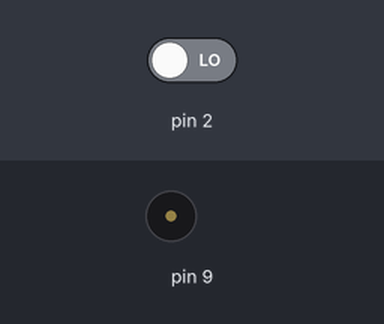
Recording of a sketch running on a simulated Arduino Uno, built with avr-gcc and run on an emulated ATmega328P. Shown: buzzer (waves = sounding). The inputs (shaded band) are chosen by the test bench; at power-on: pin 2 LOW. Sleep ends after the set time or at an interrupt; random numbers use the default seed unless the sketch sets one.

Above: at 1.2 s.
1.3 s: pin 2 driven HIGH
At 1.6 s:
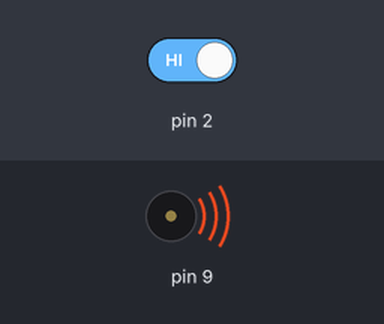
4.3 s: pin 2 driven LOW
At 9.0 s:
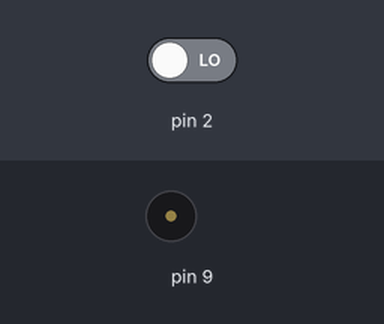
Timing chart, 0 to 10.5 s (numbered marks = the images above; inputs shaded):
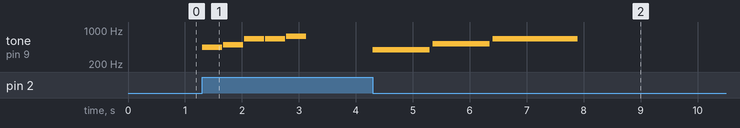

Measured:
- after the input at 1.3 s, tone on pin 9: plays 440 Hz for 0.35 s, 493 Hz for 0.35 s, 659 Hz for 0.35 s, 659 Hz for 0.35 s, 739 Hz for 0.35 s, starting at once
- after the input at 4.3 s, tone on pin 9: plays 392 Hz for 1.0 s, 523 Hz for 1.0 s, 659 Hz for 1.5 s, starting at once

The sketch:

Canciones.ino
```cpp
//Librerías
//-----------------------------------------------------------------------------------
#include "math.h"
#include "canciones.h"
#include <avr/sleep.h>

//Variables
//-----------------------------------------------------------------------------------
int numero;            //Inicializa número aleatorio
bool ban = false;      //bandera auxiliar de push button (inicializar en false)
int pin_inter = 0;     //Pin de interrupción del push button - 0 == INT0 *** 1 == INT1

//Setup
//-----------------------------------------------------------------------------------
void setup() {
  randomSeed(analogRead(0));
  attachInterrupt(pin_inter, canciones_inter_ban, HIGH);
}

//Loop principal
//-----------------------------------------------------------------------------------
//-----------------------------------------------------------------------------------
void loop()
{
  //Si ban es verdadero toca una canción
  if(ban == true)
  {
    numero = random(10);
    play(numero);

    ban = false;
  }

  //Entra en modo sleep
  delay(10);
  sleep();
}

//Interrupción de activación de bandera mensaje
//-----------------------------------------------------------------------------------
void canciones_inter_ban()
{
  sleep_disable();
  ban = true;
}

//Función Sleep
//-----------------------------------------------------------------------------------
void sleep()
{
  set_sleep_mode(SLEEP_MODE_PWR_DOWN); // Modo extremo de sleep
  sleep_enable();        // Habilita modo sleep
  sleep_cpu();   // CPU detenida
}
```

canciones.cpp
```cpp
#include "canciones.h"
#include <Arduino.h>

// Frecuencias
#define A2 110
#define As2 116.54
#define B2 123.47
#define G3 196
#define Gs3 207.65
#define A3 220
#define As3 233.08
#define B3 246.94
#define C4 261.63
#define Cs4 277.18
#define D4 293.66
#define Ds4 311.13
#define E4 329.63
#define F4 349.23
#define Fs4 369.99
#define G4 392.00
#define Gs4 415.30
#define A4 440.00
#define As4 466.16
#define B4 493.88
#define C5 523.25
#define Cs5 554.37
#define D5 587.33
#define Ds5 622.25
#define E5 659.25
#define F5 698.46
#define Fs5 739.99
#define G5 783.99
#define Gs5 830.61
#define A5 880.00
#define As5 932.33
#define B5 987.77
#define C6 1046.50


//******MAPEOS****************************************************************************************************************
const double starfox[][2] = {
  {D4, 0.5},{D5, 0.5},{C5, 2},{B4, 0.3},{A4, 0.33},{B4, 0.34},{0, 0.33},{G4, 0.67},{G5, 3},{Fs5, 0.33},{Fs5, 0.33},{Fs5, 0.34},{G5, 0.5},{G4, 0.5}
};

const double mario[][2] = {
  {G3, .33},{C4, .33},{E4, .34},{G4, .33},{C5, .33},{E5, .34},{G5, 1},{E5, .5},{37, .5},{Gs3, .33},{C4, .33},{Ds4, .34},{Gs4, .33},{C5, .33},{Ds5, .34},{Gs5, 1},{Ds5, .5},{37, .5},{As3, .33},{D4, .33},{F4, .34},{As4, .33},{D5, .33},{F5, .34},{As5, 1},{As5, .33},{As5, .33},{As5, .34},{C6, 4}
};

const double kirby[][2] = {
  {C5, .5},{D5, .5},{E5, .5},{Fs5, .5},{E5, .5},{Fs5, .5},{G5, 1},{D5, .5},{B4, 1},{D5, .5},{C5, 1},{B4, .5},{A4, 1},{B4, .5},{G4, 1.5},{G5, 1.5}
};

const double finalfantasy[][2] = {
  {C5, 1/3},{C5, 1/3},{C5, 1/3},{C5, 1},{Gs4, 1},{As4, 1},{C5, 1/3},{0, 1/3},{As4, 1/3},{C5, 3}
};

const double fallguys[][2] = {
  {Fs4, 1/2},{E4, 1/2},{Fs4, 1/2},{A4, 1},{Fs4, 1/2},{A4, 1/2},{B4, 1},{A4, 1/2},{B4, 1/2},{E5, 1},{Cs5, 1/2},{E5, 1},{Fs5, 1}
};

const double zelda[][2] = {
  {D4, 1/3},{D4, 1/3},{D4, 1/3},{G4, 3},{G4, 1/4},{A4, 1/4},{B4, 1/4},{C5, 1/4},{D5, 3},{C5, 1/4},{D5, 1/4},{E5, 1/4},{F5, 1/4},{G5, 3}
};

const double smash[][2] = {
  {D4, 4/5},{E4, 4/5},{F4, 9/10},{D4, 1/2},{F4, 1/2},{C5, 1/2},{B4, 4/5},{A4, 4/5},{B4, 2/5},{G4, 2}
};

const double yoshi[][2] = {
  {G5, 2},{A5, 1/2},{G5, 1/2},{A5, 1},{G5, 2},{F5, 1/2},{E5, 1/2},{F5, 1},{E5, 2},{D5, 1/2},{C5, 1/2},{D5, 1},{C5, 2}
};

const double metroid[][2] = {
  {F4, 1/2},{As3, 1/2},{C4, 1/2},{D4, 1/2},{E4, 1/2},{C4, 1/2},{G3, 1/2},{C4, 1/2},{F4, 1/2},{D4, 1/2},{As3, 1/2},{G3, 1/2},{A3, 2}
};

const double fireemblem[][2] = {
  {C4, 2},{F4, 1},{A4, 1},{C5, 2},{As4, 1},{A4, 1},{D5, 2},{E5, 2/3},{F5, 2/3},{G5, 2/3},{C5, 3}
};

const double duckhunt[][2] = {
  {E4, 1/4},{E4, 1/4},{G4, 1/4},{0, 1/4},{E4, 1/4},{0, 1/4},{G4, 1/4},{0, 1/4},{F4, 1/4},{F4, 1/4},{A4, 1/4},{0, 1/4},{F4, 1/4},{0, 1/4},{A4, 1/4},{0, 1/4},{E4, 1/4},{E4, 1/4},{G4, 1/4},{0, 1/4},{E4, 1/4},{0, 1/4},{G4, 1/4},{0, 1/4},{G4, 1/4},{F4, 1/4},{E4, 1/4},{D4, 1/4},{C4, 1/4},{B3, 1/4},{A3, 1/4},{0, 1/4},{B3, 1/4},{C4, 1/4},{D4, 1/4},{E4, 1/4},{F4, 1/4},{G4, 1/4},{A4, 1/4},{B4, 1/4},{C5, 1/2}
};

const double kingkrool[][2] = {
  {F5, 1/2},{E5, 1/2},{D5, 1/2},{C5, 1/2},{D5, 1/2},{E5, 1/2},{F5, 1/2},{E5, 1/2},{D5, 1/2},{E5, 1/2},{F5, 1/2},{0, 1/2},{A5, 1/2},{0, 1/2},{F5, 1},{As5, 1/2},{B5, 1/2},{C6, 4}
};

const double dragonquest[][2] = {
  {A4, 1/2},{B4, 1/2},{C5, 1/2},{F5, 2},{E5, 2},{C5, 3}
};

const double BPM[13] = {
  150,150,260,120,170,150,150,150,120,150,120,230,120
};

//***FUNCIÓN********************************************************************************************************************
void play(int numero){
  // Serial.begin(115200);

  int arrSize = 0;
  switch(numero){
    case 0:
      arrSize = sizeof(starfox) / sizeof(starfox[0]);
        for(int thisNote = 0; thisNote < arrSize; thisNote++)
        {
          double noteDuration = 60000 / BPM[0] * starfox[thisNote][1];
          tone(9, starfox[thisNote][0], noteDuration);
          int pauseBetweenNotes = noteDuration * 1.05;delay(pauseBetweenNotes);
          noTone(8);
        }
      break;
    case 1:
      arrSize = sizeof(mario) / sizeof(mario[0]);for(int thisNote = 0; thisNote < arrSize; thisNote++){double noteDuration = 60000 / BPM[1] * mario[thisNote][1];tone(9, mario[thisNote][0], noteDuration);int pauseBetweenNotes = noteDuration * 1.05;delay(pauseBetweenNotes);noTone(8);}
      break;
    case 2:
      arrSize = sizeof(kirby) / sizeof(kirby[0]);for(int thisNote = 0; thisNote < arrSize; thisNote++){double noteDuration = 60000 / BPM[2] * kirby[thisNote][1];tone(9, kirby[thisNote][0], noteDuration);int pauseBetweenNotes = noteDuration * 1.05;delay(pauseBetweenNotes);noTone(8);}
      break;
    case 3:
      arrSize = sizeof(finalfantasy) / sizeof(finalfantasy[0]);for(int thisNote = 0; thisNote < arrSize; thisNote++){double noteDuration = 60000 / BPM[3] * finalfantasy[thisNote][1];tone(9, finalfantasy[thisNote][0], noteDuration);int pauseBetweenNotes = noteDuration * 1.05;delay(pauseBetweenNotes);noTone(8);}
      break;
    case 4:
      arrSize = sizeof(fallguys) / sizeof(fallguys[0]);for(int thisNote = 0; thisNote < arrSize; thisNote++){double noteDuration = 60000 / BPM[4] * fallguys[thisNote][1];tone(9, fallguys[thisNote][0], noteDuration);int pauseBetweenNotes = noteDuration * 1.05;delay(pauseBetweenNotes);noTone(8);}
      break;
    case 5:
      arrSize = sizeof(zelda) / sizeof(zelda[0]);for(int thisNote = 0; thisNote < arrSize; thisNote++){double noteDuration = 60000 / BPM[5] * zelda[thisNote][1];tone(9, zelda[thisNote][0], noteDuration);int pauseBetweenNotes = noteDuration * 1.05;delay(pauseBetweenNotes);noTone(8);}
      break;
    // case 6:
    // //   arrSize = sizeof(smash) / sizeof(smash[0]);for(int thisNote = 0; thisNote < arrSize; thisNote++){double noteDuration = 60000 / BPM[6] * smash[thisNote][1];tone(9, smash[thisNote][0], noteDuration);double pauseBetweenNotes = noteDuration * 1.05;delay(pauseBetweenNotes);noTone(8);}
    //   break;
    case 6:
      arrSize = sizeof(yoshi) / sizeof(yoshi[0]);for(int thisNote = 0; thisNote < arrSize; thisNote++){double noteDuration = 60000 / BPM[7] * yoshi[thisNote][1];tone(9, yoshi[thisNote][0], noteDuration);double pauseBetweenNotes = noteDuration * 1.05;delay(pauseBetweenNotes);noTone(8);}
      break;
    case 7:
      arrSize = sizeof(metroid) / sizeof(metroid[0]);for(int thisNote = 0; thisNote < arrSize; thisNote++){double noteDuration = 60000 / BPM[8] * metroid[thisNote][1];tone(9, metroid[thisNote][0], noteDuration);double pauseBetweenNotes = noteDuration * 1.05;delay(pauseBetweenNotes);noTone(8);}
      break;
    case 8:
      arrSize = sizeof(fireemblem) / sizeof(fireemblem[0]);for(int thisNote = 0; thisNote < arrSize; thisNote++){double noteDuration = 60000 / BPM[9] * fireemblem[thisNote][1];tone(9, fireemblem[thisNote][0], noteDuration);int pauseBetweenNotes = noteDuration * 1.05;delay(pauseBetweenNotes);noTone(8);}
    //   break;
    // case 10:
    // //   arrSize = sizeof(duckhunt) / sizeof(duckhunt[0]);for(int thisNote = 0; thisNote < arrSize; thisNote++){double noteDuration = 60000 / BPM[10] * duckhunt[thisNote][1];tone(9, duckhunt[thisNote][0], noteDuration);double pauseBetweenNotes = noteDuration * 1.05;delay(pauseBetweenNotes);noTone(8);Serial.println("Duracion: ");Serial.println(noteDuration);}
    //   break;
    // case 11:
    // //   arrSize = sizeof(kingkrool) / sizeof(kingkrool[0]);for(int thisNote = 0; thisNote < arrSize; thisNote++){double noteDuration = 60000 / BPM[11] * kingkrool[thisNote][1];tone(9, kingkrool[thisNote][0], noteDuration);double pauseBetweenNotes = noteDuration * 1.05;delay(pauseBetweenNotes);noTone(8);Serial.println("Duracion: ");Serial.println(noteDuration);}
    //   break;
    case 9:
      arrSize = sizeof(dragonquest) / sizeof(dragonquest[0]);for(int thisNote = 0; thisNote < arrSize; thisNote++){double noteDuration = 60000 / BPM[12] * dragonquest[thisNote][1];tone(9, mario[thisNote][0], noteDuration);int pauseBetweenNotes = noteDuration * 1.05;delay(pauseBetweenNotes);noTone(8);}
      break;
    default:
      break;
  };
}
```

canciones.h
```cpp
#ifndef CANCIONES_H
#define CANCIONES_H

// Funcion para reproduccir cancion
void play(int num);

#endif
```
